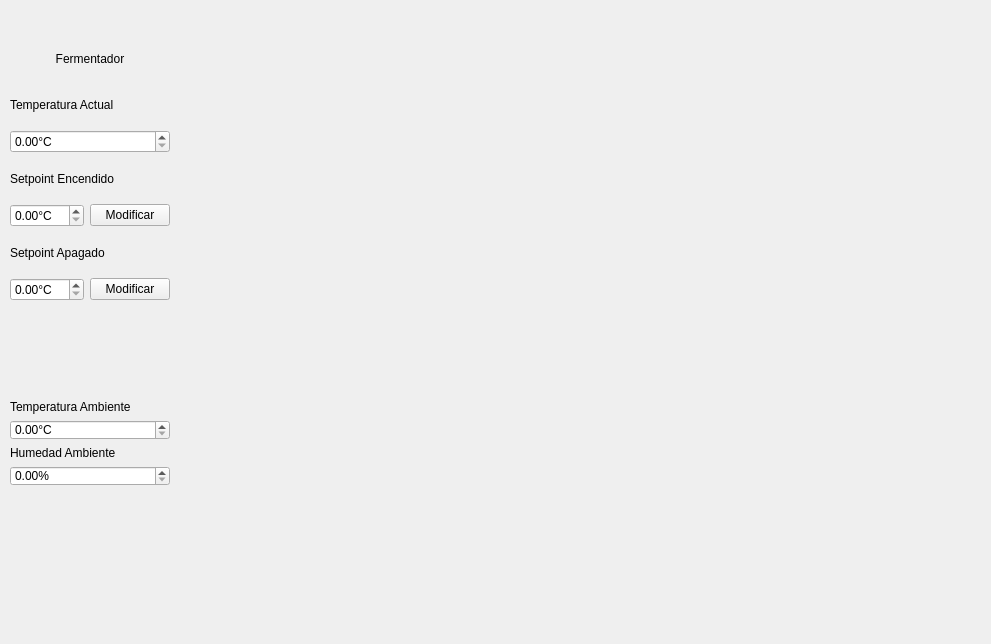
<?xml version="1.0" encoding="UTF-8"?>
<ui version="4.0">
 <class>FermentadorWindow</class>
 <widget class="QWidget" name="FermentadorWindow">
  <property name="geometry">
   <rect>
    <x>0</x>
    <y>0</y>
    <width>991</width>
    <height>644</height>
   </rect>
  </property>
  <property name="windowTitle">
   <string>Fermentador</string>
  </property>
  <widget class="QWidget" name="verticalLayoutWidget">
   <property name="geometry">
    <rect>
     <x>10</x>
     <y>40</y>
     <width>160</width>
     <height>261</height>
    </rect>
   </property>
   <layout class="QVBoxLayout" name="verticalLayout">
    <item>
     <widget class="QLabel" name="label_6">
      <property name="layoutDirection">
       <enum>Qt::LeftToRight</enum>
      </property>
      <property name="text">
       <string>Fermentador</string>
      </property>
      <property name="textFormat">
       <enum>Qt::RichText</enum>
      </property>
      <property name="alignment">
       <set>Qt::AlignCenter</set>
      </property>
     </widget>
    </item>
    <item>
     <widget class="QLabel" name="label">
      <property name="text">
       <string>Temperatura Actual</string>
      </property>
     </widget>
    </item>
    <item>
     <widget class="QDoubleSpinBox" name="temp_doubleSpinBox">
      <property name="suffix">
       <string>°C</string>
      </property>
     </widget>
    </item>
    <item>
     <widget class="QLabel" name="label_2">
      <property name="text">
       <string>Setpoint Encendido</string>
      </property>
     </widget>
    </item>
    <item>
     <layout class="QHBoxLayout" name="horizontalLayout">
      <item>
       <widget class="QDoubleSpinBox" name="high_doubleSpinBox">
        <property name="suffix">
         <string>°C</string>
        </property>
       </widget>
      </item>
      <item>
       <widget class="QPushButton" name="change_high_pushButton">
        <property name="text">
         <string>Modificar</string>
        </property>
       </widget>
      </item>
     </layout>
    </item>
    <item>
     <widget class="QLabel" name="label_3">
      <property name="text">
       <string>Setpoint Apagado</string>
      </property>
     </widget>
    </item>
    <item>
     <layout class="QHBoxLayout" name="horizontalLayout_2">
      <item>
       <widget class="QDoubleSpinBox" name="low_doubleSpinBox">
        <property name="suffix">
         <string>°C</string>
        </property>
       </widget>
      </item>
      <item>
       <widget class="QPushButton" name="change_low_pushButton">
        <property name="text">
         <string>Modificar</string>
        </property>
       </widget>
      </item>
     </layout>
    </item>
   </layout>
  </widget>
  <widget class="QWidget" name="verticalLayoutWidget_2">
   <property name="geometry">
    <rect>
     <x>10</x>
     <y>400</y>
     <width>160</width>
     <height>86</height>
    </rect>
   </property>
   <layout class="QVBoxLayout" name="verticalLayout_2">
    <item>
     <widget class="QLabel" name="label_4">
      <property name="text">
       <string>Temperatura Ambiente</string>
      </property>
     </widget>
    </item>
    <item>
     <widget class="QDoubleSpinBox" name="temp_amb_doubleSpinBox">
      <property name="suffix">
       <string>°C</string>
      </property>
     </widget>
    </item>
    <item>
     <widget class="QLabel" name="label_5">
      <property name="text">
       <string>Humedad Ambiente</string>
      </property>
     </widget>
    </item>
    <item>
     <widget class="QDoubleSpinBox" name="humidity_doubleSpinBox">
      <property name="suffix">
       <string>%</string>
      </property>
     </widget>
    </item>
   </layout>
  </widget>
  <widget class="QWidget" name="verticalLayoutWidget_3">
   <property name="geometry">
    <rect>
     <x>260</x>
     <y>49</y>
     <width>631</width>
     <height>161</height>
    </rect>
   </property>
   <layout class="QVBoxLayout" name="verticalLayout_3"/>
  </widget>
 </widget>
 <resources/>
 <connections/>
</ui>
